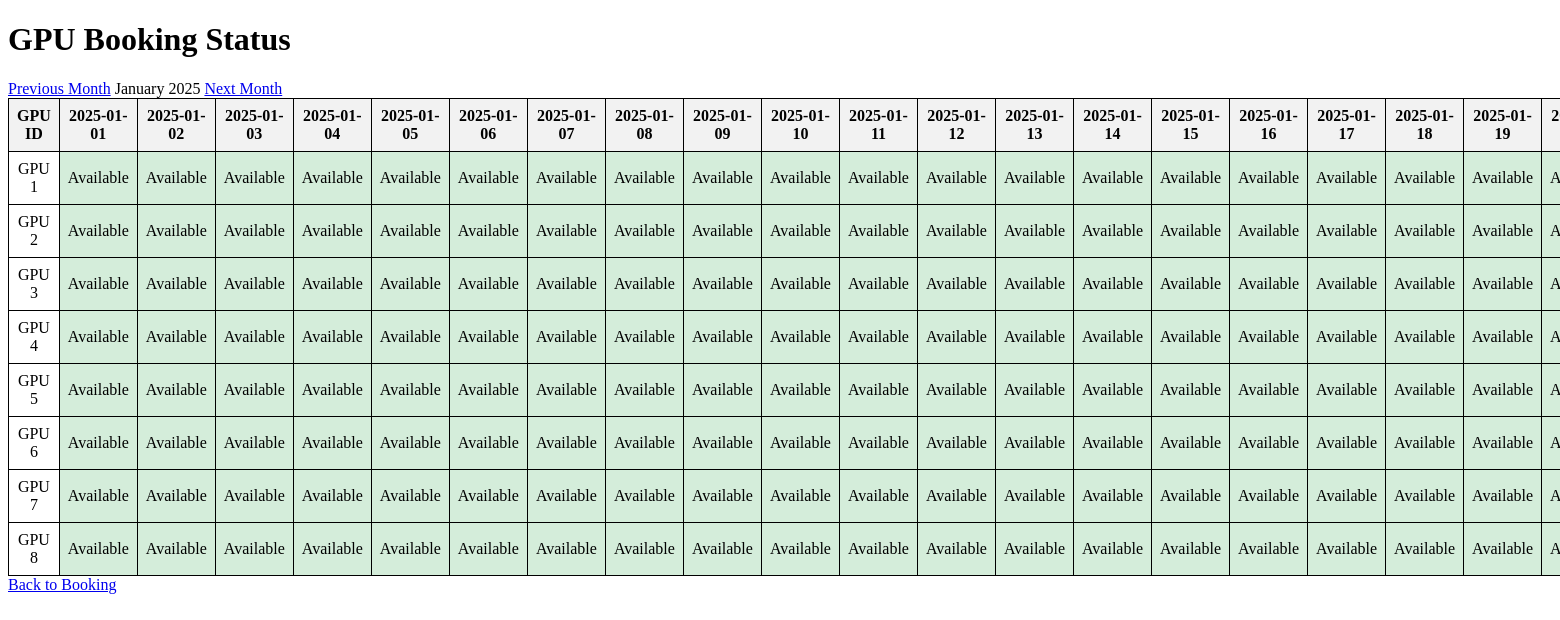
Screenshot of /status?month_offset=2 with the database file from the repository.
### main.py (models this page shows)
class GPU(db.Model):
    id = db.Column(db.Integer, primary_key=True)
    bookings = db.relationship('Booking', backref='gpu', lazy=True)

### main.py (the view)
@app.route('/status')
def status():
    month_offset = int(request.args.get('month_offset', 0))
    current_date = datetime.utcnow().replace(day=1)
    target_month = current_date.month + month_offset
    target_year = current_date.year + (target_month - 1) // 12
    target_month = (target_month - 1) % 12 + 1
    start_date = datetime(target_year, target_month, 1)
    next_month = (start_date.replace(day=28) + timedelta(days=4)).replace(day=1)
    days_in_month = (next_month - start_date).days
    gpus = GPU.query.all()
    end_date = start_date + timedelta(days=days_in_month)
    bookings = Booking.query.filter(Booking.date >= start_date, Booking.date < end_date).all()
    bookings_dict = {}
    for booking in bookings:
        bookings_dict.setdefault(booking.date, {})[booking.gpu_id] = booking
    return render_template(
        'status.html',
        gpus=gpus,
        bookings=bookings_dict,
        start_date=start_date,
        days_in_month=days_in_month,
        month_offset=month_offset,
        timedelta=timedelta  # Add this line
    )

### templates/status.html (shortened to what this page needs)
<!DOCTYPE html>
<html lang="en">
<head>
</head>
<body>
    <h1>GPU Booking Status</h1>
    <div>
        <a href="{{ url_for('status', month_offset=month_offset-1) }}">Previous Month</a>
        <span>{{ start_date.strftime('%B %Y') }}</span>
        <a href="{{ url_for('status', month_offset=month_offset+1) }}">Next Month</a>
    </div>
    <table>
        <thead>
            <tr>
                <th>GPU ID</th>
                {% for i in range(days_in_month) %}
                    <th>{{ (start_date + timedelta(days=i)).strftime('%Y-%m-%d') }}</th>
                {% endfor %}
            </tr>
        </thead>
        <tbody>
            {% for gpu in gpus %}
                <tr>
                    <td>GPU {{ gpu.id }}</td>
                    {% for i in range(days_in_month) %}
                        {% set date_str = (start_date + timedelta(days=i)).strftime('%Y-%m-%d') %}
                        <td class="{% if date_str in gpu.availability and not gpu.availability[date_str]['available'] %}booked{% else %}available{% endif %}">
                            {% if date_str in gpu.availability %}
                                {% if gpu.availability[date_str]['available'] %}
                                    Available
                                {% else %}
                                    Booked by {{ gpu.availability[date_str]['booker'] }} for {{ gpu.availability[date_str]['purpose'] }}
                                {% endif %}
                            {% else %}
                                Available
                            {% endif %}
                        </td>
                    {% endfor %}
                </tr>
            {% endfor %}
        </tbody>
    </table>
    <a href="{{ url_for('index') }}">Back to Booking</a>
</body>
</html>

### templates/status.html (style rules this page uses)
table { width: 100%; border-collapse: collapse; }
th, td { border: 1px solid black; padding: 8px; text-align: center; }
th { background-color: #f2f2f2; }
.available { background-color: #d4edda; }

### rows the page displays
GPU: id "1"
GPU: id "2"
GPU: id "3"
GPU: id "4"
GPU: id "5"
GPU: id "6"
GPU: id "7"
GPU: id "8"

### other values shown
{{ start_date.strftime('%B %Y') }} "January 2025"
{{ (start_date + timedelta(days=i)).strftime('%Y-%m-%d') }} "2025-01-01" "2025-01-02" "2025-01-03" "2025-01-04" "2025-01-05" "2025-01-06" "2025-01-07" "2025-01-08" "2025-01-09" "2025-01-10" "2025-01-11" "2025-01-12" "2025-01-13" "2025-01-14" "2025-01-15" "2025-01-16" "2025-01-17" "2025-01-18" "2025-01-19"
